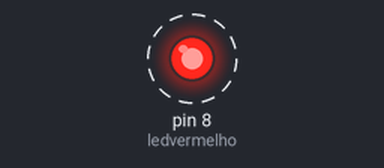
This sketch was run on a simulated Arduino Uno, built with avr-gcc and run on an emulated ATmega328P. On the bench: output pins drawn as LEDs (lit = HIGH). Dashed ring = blinking.

Above: at 0.2 s.
Timing chart, 0 to 3.0 s (numbered marks = the images above):
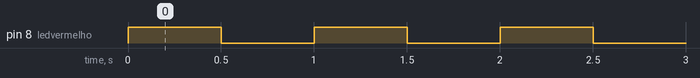

Measured:
- by itself, pin 8 (ledvermelho): alternates HIGH for 0.50 s and LOW for 0.50 s

The sketch:

ledvermelho.ino
```cpp
#define ledvermelho 8  // O LED está conectado ao pino 8 do Arduino.

void setup(){
  pinMode(ledvermelho, OUTPUT); // Configura o pino do LED como saída.
}

void loop(){
  digitalWrite(ledvermelho, HIGH); // O LED liga.
  delay(500);                      // Aguarda 0,5 segundo.

  digitalWrite(ledvermelho, LOW);  // O LED desliga.
  delay(500);                      // Aguarda 0,5 segundo.

  // Repete esse processo infinitamente.
}
```
